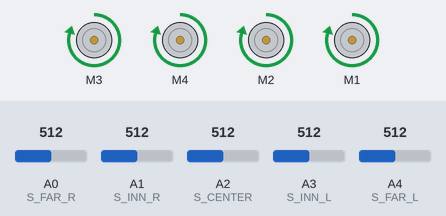
Recording of a sketch running on a simulated Arduino Uno, built with avr-gcc and run on an emulated ATmega328P. On the bench: 4 × DC motor (green arrow = forward, orange = backward, longer = faster). The inputs (shaded band) are chosen by the test bench; at power-on: A2 (S_CENTER) = 512, A0 (S_FAR_R) = 512, A1 (S_INN_R) = 512, A3 (S_INN_L) = 512, A4 (S_FAR_L) = 512.

Above: at 3.2 s.
3.3 s: A2 (S_CENTER) set to 544
4.8 s: A2 (S_CENTER) set to 577
At 6.0 s:
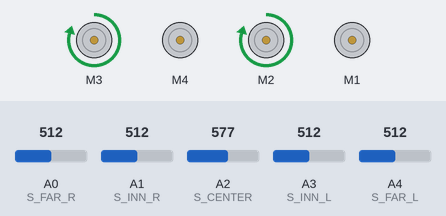
6.3 s: A2 (S_CENTER) set to 550
At 7.4 s:
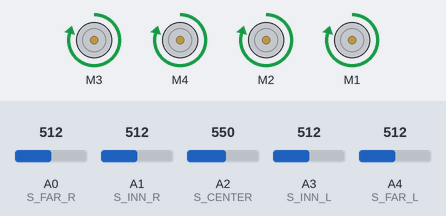
7.8 s: A2 (S_CENTER) set to 570
At 8.5 s:
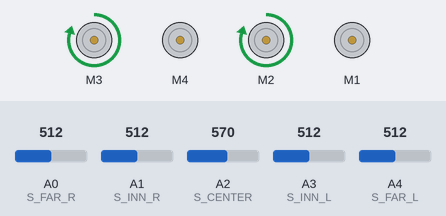
Timing chart, 0 to 10.3 s (numbered marks = the images above; inputs shaded):
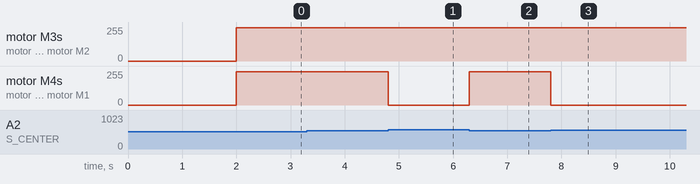

Measured:
- the behaviour switches between 559 and 560 on A2 (S_CENTER) (found by bisection; images 0 and 1)
- after the input at 3.3 s, every drawn part: stays the same
- after the input at 4.8 s, motor M4, motor M1: forward 250/255 → stopped at once
- after the input at 6.3 s, motor M4, motor M1: stopped → forward 250/255 at once
- after the input at 7.8 s, motor M4, motor M1: forward 250/255 → stopped at once

The sketch:

5IRSensorLFRMotorSheild.ino
```cpp
#include <AFMotor.h>


// 1. PIN DEFINITIONS
#define S_FAR_L   A4
#define S_INN_L   A3
#define S_CENTER  A2
#define S_INN_R   A1
#define S_FAR_R   A0


// 2. SETTINGS
const int threshold = 560;
const int baseSpeed = 250;


// Memory variable: 0 = Center, 1 = Left, 2 = Right
int lastSeen = 0;


AF_DCMotor motorFL(3); AF_DCMotor motorFR(4);
AF_DCMotor motorRL(2); AF_DCMotor motorRR(1);


void setup() {
  stopMotors();
  pinMode(S_FAR_L, INPUT); pinMode(S_INN_L, INPUT);
  pinMode(S_CENTER, INPUT); pinMode(S_INN_R, INPUT);
  pinMode(S_FAR_R, INPUT);

  motorFL.setSpeed(baseSpeed);
  motorFR.setSpeed(baseSpeed);
  motorRL.setSpeed(baseSpeed);
  motorRR.setSpeed(baseSpeed);
  delay(2000);
}


void loop() {
  int vFarL = analogRead(S_FAR_L);
  int vInL  = analogRead(S_INN_L);
  int vCent = analogRead(S_CENTER);
  int vInR  = analogRead(S_INN_R);
  int vFarR = analogRead(S_FAR_R);


  // --- LOGIC ---


  // 1. FORWARD (Center is on line)
  if (vCent < threshold) {
    moveForward();
    lastSeen = 0;
  }
  // 2. LEFT (Left sensors hit the line)
  else if (vInL < threshold || vFarL < threshold) {
    turnRight();
    lastSeen = 1;
  }
  // 3. RIGHT (Right sensors hit the line)
  else if (vInR < threshold || vFarR < threshold) {
    turnLeft();
    lastSeen = 2;
  }
  // 4. LINE LOST (Recovery Mode)
  else {
    if (lastSeen == 1) {
      // If we last saw the line on the left, spin left to find it
      spinRight();
    }
    else if (lastSeen == 2) {
      // If we last saw the line on the right, spin right to find it
      spinLeft();
    }
    else {
      stopMotors();
    }
  }
}


// --- MOVEMENT FUNCTIONS ---


void moveForward() {
  motorFL.run(FORWARD); motorFR.run(FORWARD);
  motorRL.run(FORWARD); motorRR.run(FORWARD); // Polarity Fix
}


void turnLeft() {
  motorFL.run(RELEASE); motorRL.run(RELEASE);
  motorFR.run(FORWARD); motorRR.run(FORWARD);
}


void turnRight() {
  motorFL.run(FORWARD); motorRL.run(FORWARD);
  motorFR.run(RELEASE); motorRR.run(RELEASE);
}


// Sharp "Tank Turns" for recovery
void spinLeft() {
  motorFL.run(BACKWARD); motorRL.run(BACKWARD);
  motorFR.run(FORWARD);  motorRR.run(FORWARD);
}


void spinRight() {
  motorFL.run(FORWARD);  motorRL.run(FORWARD);
  motorFR.run(BACKWARD); motorRR.run(BACKWARD); // RR Forward is BACKWARD port logic
}


void stopMotors() {
  motorFL.run(RELEASE); motorFR.run(RELEASE);
  motorRL.run(RELEASE); motorRR.run(RELEASE);
}
```
